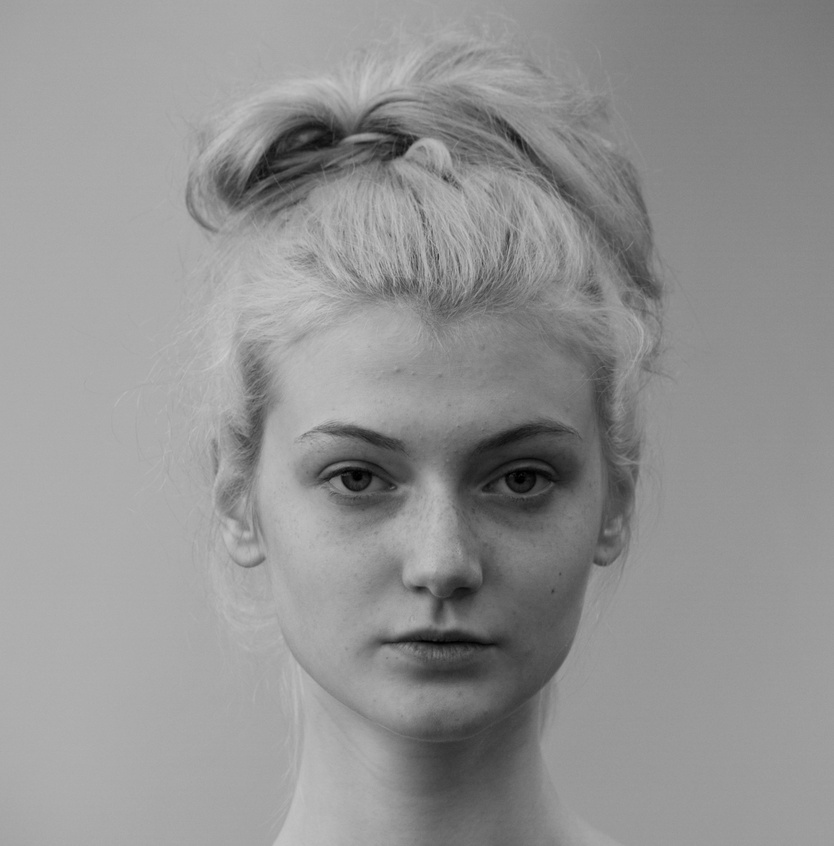
%> input picture img/img.jpeg, 834 x 846 px, shrunk from 3574 x 3628 before the run
$ octave --eval "main;"   (GNU Octave 9; MATLAB toolbox functions it lacks are replaced by stand-ins)
%> lines starting %> are read from the running program, lines starting %| are printed output that depends on the picture
%> in main, img is the input picture: size 846x834x3 uint8; min 0, max 206, mean 146.6
### retinalNoise.m
function result = retinalNoise(image, sigmaC, sigmaS, a)
%> called with sigmaC = 0.7, sigmaS = 1.5, a = 0.015

%retinal noise to be applied to each R,G and B channel separately

[r,c,chan]=size(image);
%> r = 846; c = 834; chan = 3

%linearize
lum_1=image.^(2.2);
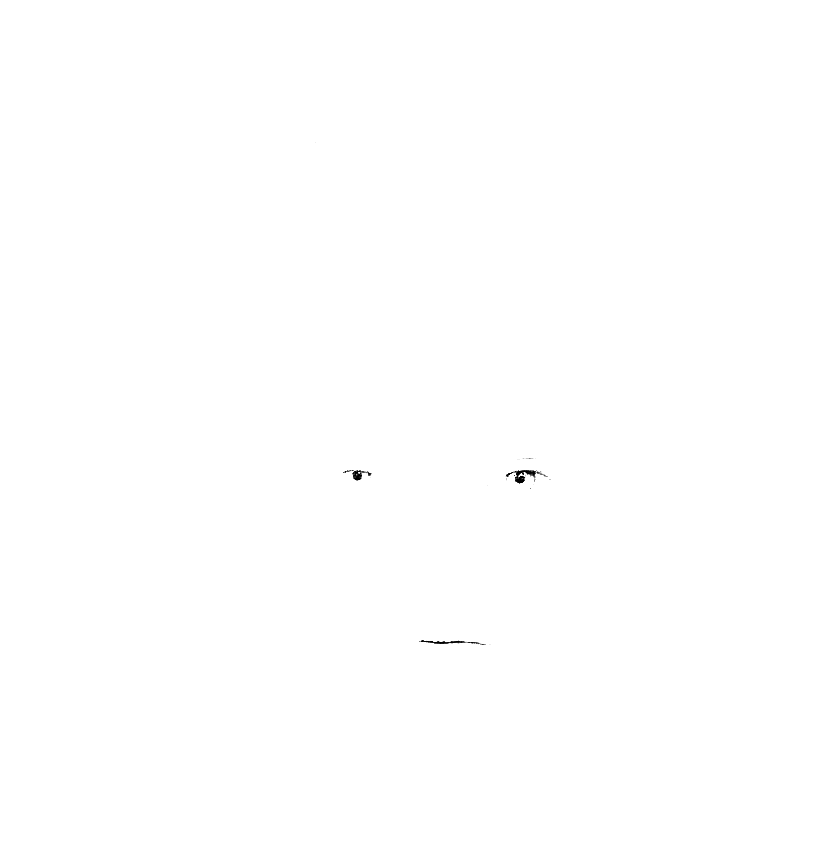
%> lum_1: size 846x834x3 uint8; min 0, max 255, mean 254.9
lum_2=NakaRushton(lum_1);

[lum_3,~]=KernelConvolution(lum_2);

%noise in retina
gaussianNoise=randn(r,c);
gaussianC=fspecial('Gaussian',250,sigmaC);
gaussianS=fspecial('Gaussian',250,sigmaS);
gaussian=gaussianC-gaussianS;
filteredGaussianNoise=imfilter(gaussianNoise,gaussian,'replicate');

%addition of noise in retina
lum_4=lum_3+a*filteredGaussianNoise;

[~,lum3]=KernelConvolution(lum_4);

lum2=NakaRushtonINV(lum3);

lum1=lum2.^(1/2.2);

result=lum1;

### NakaRushton.m
function result = NakaRushton(image)

image=im2double(image);

n=0.74;
semisat=0.18;

image=image.^n;
result=image./(image+semisat^n);
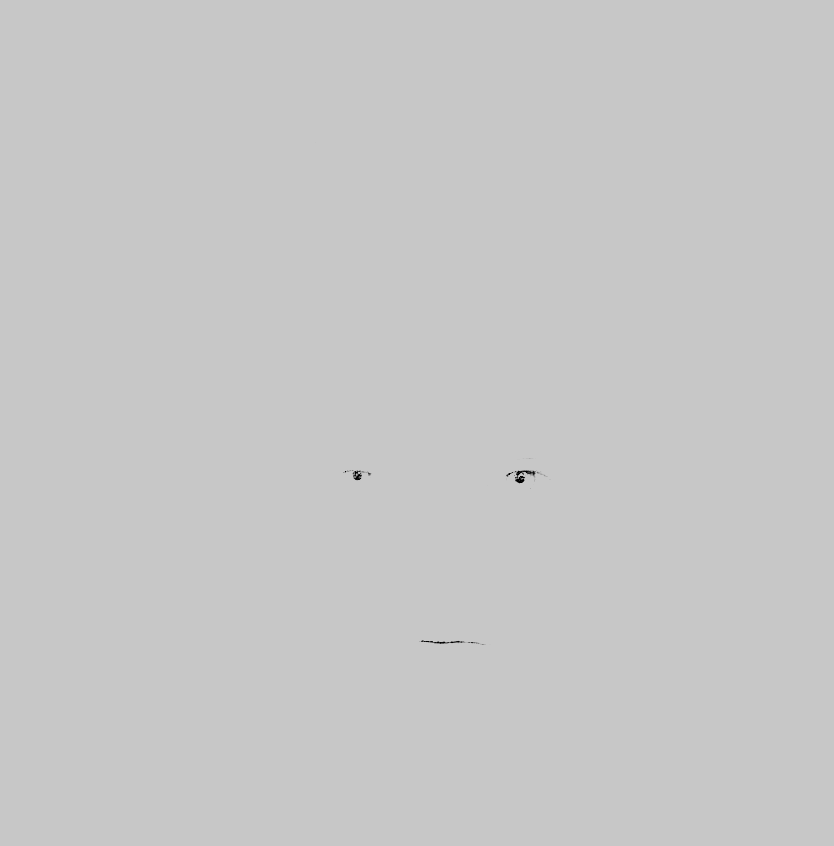
%> result: size 846x834x3 double; min 0, max 0.781, mean 0.78
result=real(result);

### KernelConvolution.m
function [result, result2]=KernelConvolution(image)

[r,c,chan]=size(image);
%> r = 846; c = 834; chan = 3

gamma=0.2;
beta=1;
alpha=abs(gamma);
sigma=max(r,c)/400;
%> sigma = 2.12
c1=alpha+beta-gamma;
c2=gamma;

%%----Gaussian kernel w(x,y)----
kernel=fspecial('gaussian', [r,c], sigma);

%%----Convolve kernel with image
fft_kernel=real(fftshift(fft2(ifftshift(kernel))));
kernel_patent=fftshift(ifft2(ifftshift(1./(c1+c2.*(fft_kernel)))));
result=real(ifft2(fft2(ifftshift(kernel_patent)).*fft2(image)));
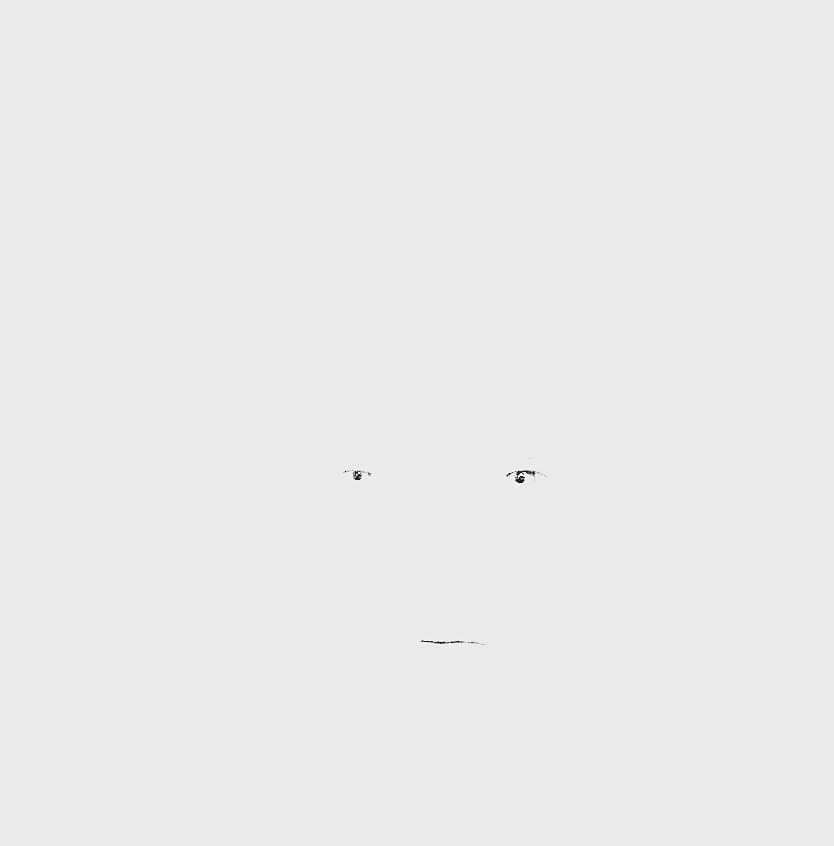
%> result: size 846x834x3 double; min -0.12, max 0.719, mean 0.65; drawn with min black and max white

%%
kernel_inv=fftshift(ifft2(ifftshift(c1+c2.*(fft_kernel))));
result2=real(ifft2(fft2(ifftshift(kernel_inv)).*fft2(image)));

### NakaRushtonINV.m
function result = NakaRushtonINV(image)

image=im2double(image);

n=0.74;
semisat=0.18;

image=image./(1.-image);
image=image.^(1/n);
result=semisat.*image;
result=real(result);
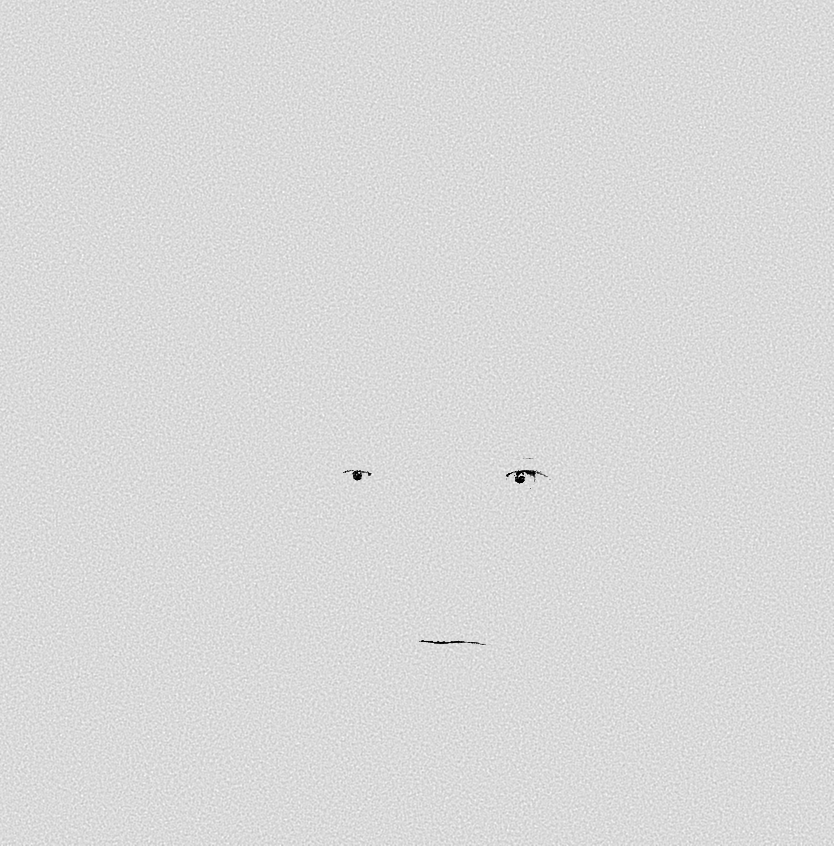
%> result: size 846x834x3 double; min -0.000133, max 1.17, mean 1; drawn with min black and max white

### main.m
function main()
%   main() generates an image with added texture, according to the selected parameters.
%
%   References:
%   Zabaleta, I., Cámara, M., Díaz, C., Canham, T., García, N., and Bertalmío, M. "Retinal Noise Emulation:
%   A Novel Artistic Tool for Cinema That Also Improves Compression Efficiency. In IEEE Access, 8, 67263-67276, 2020.
%
%   This code is property of Universitat Pompeu Fabra.

img=imread('img\img.jpeg');

% Default parameters
sigmaC = 0.7;
sigmaS = 1.5;
a = 0.015;

result = retinalNoise(img, sigmaC, sigmaS, a);

imwrite(result, 'img/results/result.jpg', 'Quality', 100);
